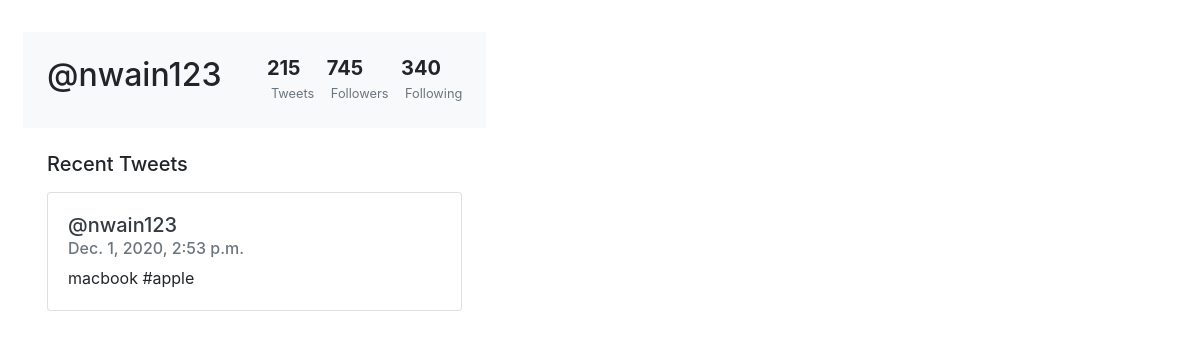
The page /profile/nwain123/ on the database its author committed.
### twitterApp/models.py (models this page shows, shortened)
class Tweet(models.Model):
    author = models.ForeignKey(User, on_delete=models.CASCADE)
    body = models.TextField()
    timeStamp = models.DateTimeField(auto_now=True)
    tags = models.ManyToManyField('Hashtag', blank=True)
    likes = models.ManyToManyField(User, related_name='likedTweet')

### twitterApp/views.py (the view)
# urls.py: path('profile/<username>/', profile_view, name="profile_view"),
def profile_view(request, username):
    user = User.objects.get(username=username)
    tweets = Tweet.objects.all()
    userTweets = []
    for tweet in tweets:
        if tweet.author == user:
            userTweets.append(tweet)
    return render(request, 'profile.html', {'user': user, 'userTweets': userTweets})

### twitterApp/templates/profile.html (shortened to what this page needs)
<!doctype html>
<html lang="en">
  <head>
    <link rel="stylesheet" href="https://stackpath.bootstrapcdn.com/bootstrap/4.3.1/css/bootstrap.min.css">
  </head>
  <body>
    <div class="row m-2">
      <div class="col-md-5">
              <div class="px-4 pt-0 pb-4 cover">
              </div>
              <div class="bg-light p-4 d-flex justify-content-between">
                <h2>@{{user.username}}</h2>
                  <ul class="list-inline mb-0">
                      <li class="list-inline-item">
                          <h5 class="font-weight-bold mb-0 d-block">215</h5><small class="text-muted"> Tweets</small>
                      </li>
                      <li class="list-inline-item">
                          <h5 class="font-weight-bold mb-0 d-block">745</h5><small class="text-muted"> Followers</small>
                      </li>
                      <li class="list-inline-item">
                          <h5 class="font-weight-bold mb-0 d-block">340</h5><small class="text-muted"> Following</small>
                      </li>
                  </ul>
              </div>
              <div class="py-4 px-4">
                  <div class="d-flex align-items-center justify-content-between mb-3">
                      <h5 class="mb-0">Recent Tweets</h5>
                  </div>
                  <div class="row">
                    <div class="col">
                      {% for tweet in userTweets %}
                      <div class="card mb-3">
                        <div class="card-body">
                          <h5><a class="text-dark" href="{% url 'profile_view' tweet.author%}">@{{tweet.author}}</a></h5>
                          <h6 class="card-subtitle mb-2 text-muted">{{tweet.timeStamp}}</h6>
                          <p class="card-text">{{tweet.body}}</p>
                        </div>
                      </div>
                      {% endfor %}
                    </div>
                  </div>
              </div>
          </div>
      </div>
  </body>
</html>

### rows shown on the page
Tweet: author "nwain123", timeStamp "Dec. 1, 2020, 2:53 p.m.", body "macbook #apple"

### other values the page prints
{{ user.username }} "nwain123"
